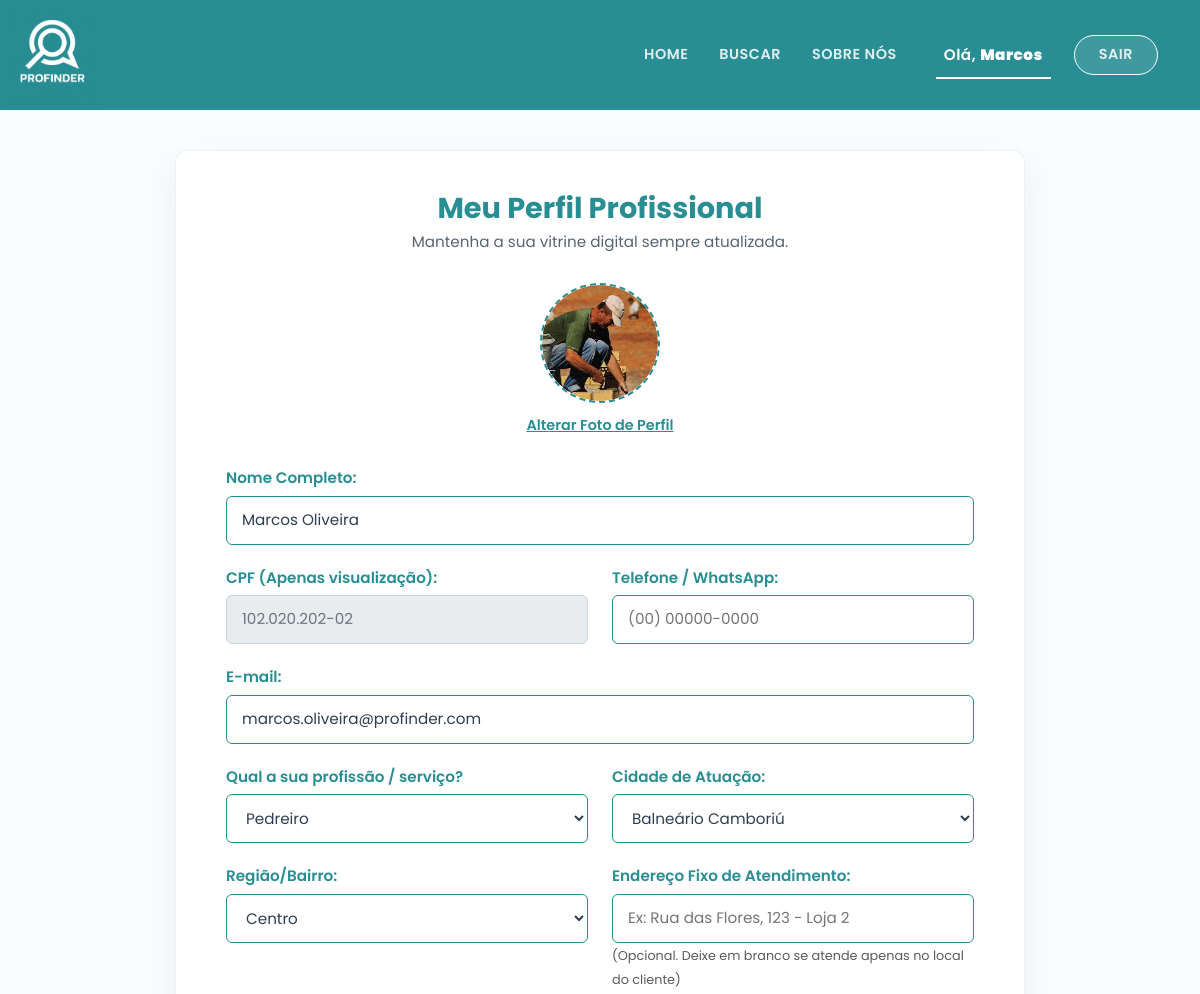
/meu-perfil (signed in, upper part), run on an earlier commit of the app's database.
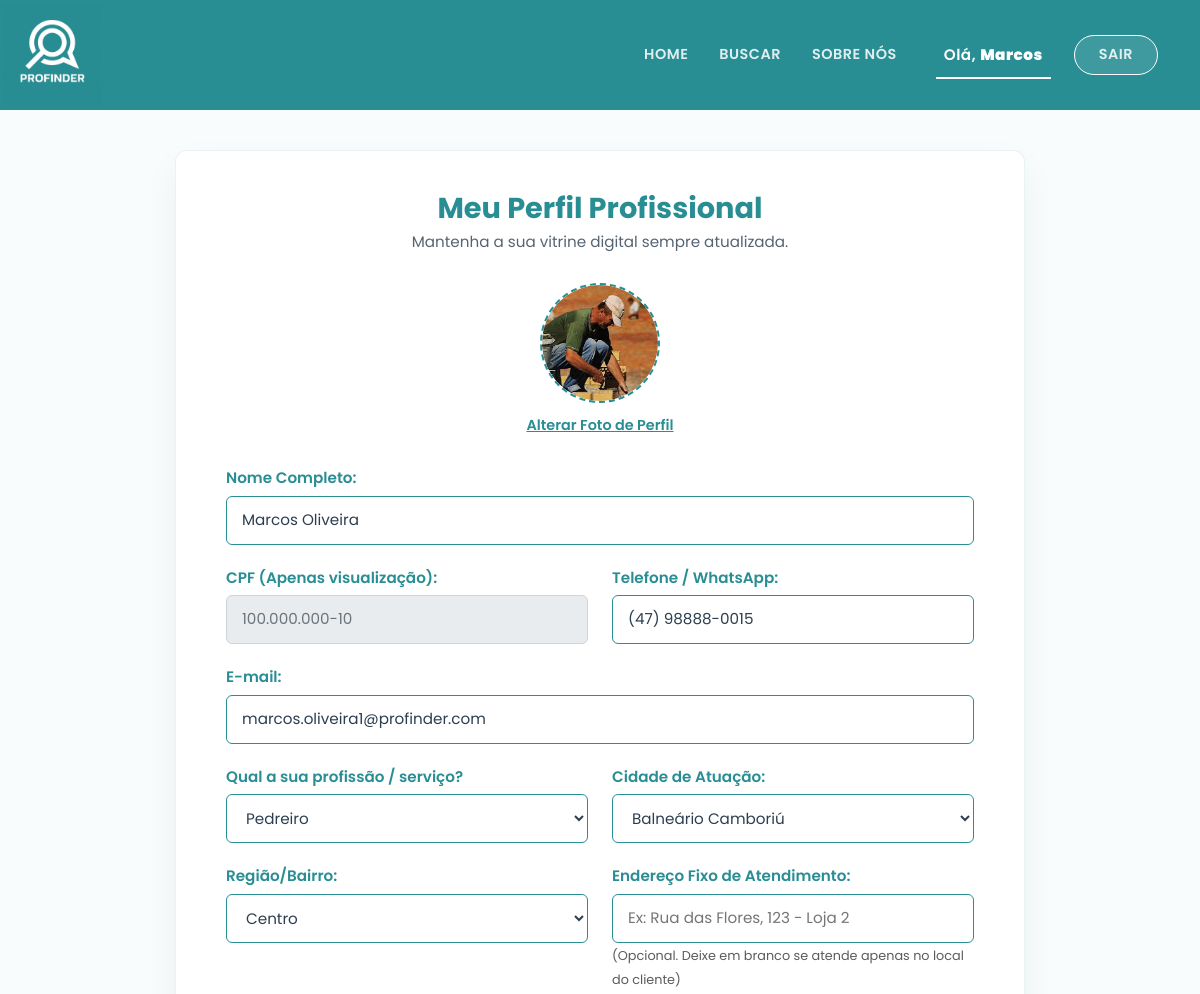
And on a later commit of the database.
### app.py (models this page shows, shortened)
class Profissional(db.Model, UserMixin):
    id = db.Column(db.Integer, primary_key=True)
    nome = db.Column(db.String(100), nullable=False)
    cpf = db.Column(db.String(11), unique=True, nullable=False)
    email = db.Column(db.String(120), unique=True, nullable=False)
    senha = db.Column(db.String(128), nullable=False)
    telefone = db.Column(db.String(20), nullable=True)
    profissao = db.Column(db.String(50), nullable=False)
    cidade = db.Column(db.String(100), nullable=False)
    regiao = db.Column(db.String(100), nullable=False)
    endereco_fixo = db.Column(db.String(255), nullable=True)
    descricao = db.Column(db.Text, nullable=True)
    avaliacao = db.Column(db.Float, default=5.0)
    foto = db.Column(db.String(255), default='https://cdn-icons-png.flaticon.com/512/3135/3135715.png')
    tipo_conta = db.Column(db.String(20), default='profissional')
    trabalhos = db.relationship('Portfolio', backref='profissional', lazy=True, cascade='all, delete-orphan')
    solicitacoes_recebidas = db.relationship('SolicitacaoServico', backref='profissional_solicitado', lazy=True, cascade='all, delete-orphan')

### app.py (the view, shortened to what this page needs)
@app.route('/meu-perfil', methods=['GET', 'POST'])
@login_required
def meu_perfil():
    if current_user.tipo_conta == 'profissional':
        trabalhos_portfolio = Portfolio.query.filter_by(profissional_id=current_user.id).all()
        solicitacoes_recebidas = SolicitacaoServico.query.filter_by(profissional_id=current_user.id).order_by(SolicitacaoServico.data_solicitacao.desc()).all()
        return render_template('meu_perfil_profissional.html', trabalhos=trabalhos_portfolio, solicitacoes=solicitacoes_recebidas)
    else:
        minhas_solicitacoes = SolicitacaoServico.query.filter_by(cliente_id=current_user.id).order_by(SolicitacaoServico.data_solicitacao.desc()).all()
        return render_template('meu_perfil_cliente.html', solicitacoes=minhas_solicitacoes)

### app.py (called while the page is built)
@login_manager.user_loader
def load_user(user_id):
    try:
        tipo, real_id = user_id.split('_')
        if tipo == 'usuario':
            return Usuario.query.get(int(real_id))
        elif tipo == 'profissional':
            return Profissional.query.get(int(real_id))
    except ValueError:
        user = Usuario.query.get(int(user_id))
        if user:
            return user
        return Profissional.query.get(int(user_id))
    return None

### app/templates/meu_perfil_profissional.html (shortened to what the changed rows need)
<!DOCTYPE html>
<html lang="pt-BR">
<head>
    <link href="https://cdn.jsdelivr.net/npm/bootstrap@5.3.2/dist/css/bootstrap.min.css" rel="stylesheet">
    <link rel="stylesheet" href="https://cdn.jsdelivr.net/npm/bootstrap-icons@1.11.1/font/bootstrap-icons.css">
</head>
<body>
    <nav class="navbar navbar-expand-lg navbar-profinder sticky-top">
        <div class="container">
            <div class="collapse navbar-collapse justify-content-end" id="navbarNav">
                <ul class="navbar-nav align-items-center">
                    {% if current_user.is_authenticated %}
                        <li class="nav-item ms-lg-3 mt-3 mt-lg-0 d-none d-lg-block">
                            <span class="nav-link active" style="text-transform: none; font-size: 0.95rem;">Olá, <strong>{{ current_user.nome.split()[0] }}</strong></span>
                        </li>
                        <li class="nav-item ms-lg-2 mt-2 mt-lg-0">
                            <a class="nav-link btn-login-nav border border-white rounded-pill px-4" href="{{ url_for('logout') }}" style="background-color: rgba(255,255,255,0.1);">Sair</a>
                        </li>
                    {% endif %}
                </ul>
            </div>
        </div>
    </nav>
    <main class="main-container">
        <div class="card-perfil">
            <div class="cabecalho-perfil">
                <h1 class="titulo-card">Meu Perfil Profissional</h1>
            </div>
            <form id="formPerfil" action="{{ url_for('meu_perfil') }}" method="POST" enctype="multipart/form-data">
                <div class="foto-upload-container" onclick="document.getElementById('inputFoto').click();">
                    <div class="foto-circle" id="fotoPreviewContainer">
                        {% if current_user.foto and current_user.foto != 'https://cdn-icons-png.flaticon.com/512/3135/3135715.png' %}
                            <img src="{{ current_user.foto }}" alt="Sua Foto">
                        {% else %}
                            <i class="bi bi-camera" id="iconeCamera"></i>
                        {% endif %}
                    </div>
                </div>
                <div class="row row-espaco">
                    <div class="col-12">
                        <label class="form-label-custom">Nome Completo:</label>
                        <input type="text" class="form-control-custom" name="nome" value="{{ current_user.nome }}" required>
                    </div>
                </div>
                <div class="row row-espaco">
                    <div class="col-md-6 mb-3 mb-md-0">
                        <label class="form-label-custom">CPF (Apenas visualização):</label>
                        <input type="text" class="form-control-custom form-control-disabled" id="cpf-visualizacao" value="{{ current_user.cpf }}" readonly>
                    </div>
                    <div class="col-md-6">
                        <label class="form-label-custom">Telefone / WhatsApp:</label>
                        <input type="text" class="form-control-custom" name="telefone" placeholder="(00) 00000-0000" oninput="mascaraTelefone(this)" maxlength="15" value="{{ current_user.telefone or '' }}" required autocomplete="tel">
                    </div>
                </div>
                <div class="row row-espaco">
                    <div class="col-12">
                        <label class="form-label-custom">E-mail:</label>
                        <input type="email" class="form-control-custom" name="email" value="{{ current_user.email }}" required>
                    </div>
                </div>
                <div class="row row-espaco">
                    <div class="col-md-6 mb-3 mb-md-0">
                        <label class="form-label-custom">Qual a sua profissão / serviço?</label>
                        <select class="form-select-custom" name="profissao" required>
                            <option value="Pedreiro" {% if current_user.profissao == 'Pedreiro' %}selected{% endif %}>Pedreiro</option>
                        </select>
                    </div>
                    <div class="col-md-6">
                        <label class="form-label-custom">Cidade de Atuação:</label>
                        <select class="form-select-custom" name="cidade" id="selectCidade" onchange="atualizarRegioesPerfil()" required>
                            <option value="Balneário Camboriú" {% if current_user.cidade == 'Balneário Camboriú' %}selected{% endif %}>Balneário Camboriú</option>
                        </select>
                    </div>
                </div>
                <div class="row row-espaco">
                    <div class="col-md-6 mb-3 mb-md-0">
                        <label class="form-label-custom">Região/Bairro:</label>
                        <select class="form-select-custom" name="regiao" id="selectRegiao" required data-regiao-atual="{{ current_user.regiao }}">
                            <option value="" disabled selected>Selecione a cidade primeiro</option>
                        </select>
                    </div>
                </div>
            </form>
        </div>
    </main>
</body>
</html>

What changed in the data, as far as the page shows it:
changed Profissional "Marcos": cpf "102.020.202-02" → "100.000.000-10"; telefone (not shown) → "(47) 98888-0015"; email "marcos.oliveira@profinder.com" → "marcos.oliveira1@profinder.com"
